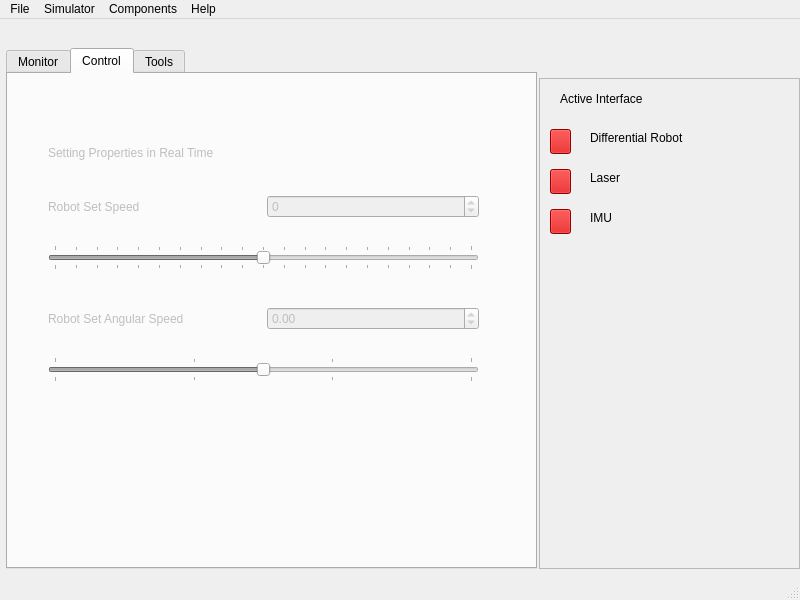
<?xml version="1.0" encoding="UTF-8"?>
<ui version="4.0">
 <class>MainWindow</class>
 <widget class="QMainWindow" name="MainWindow">
  <property name="geometry">
   <rect>
    <x>0</x>
    <y>0</y>
    <width>800</width>
    <height>600</height>
   </rect>
  </property>
  <property name="windowTitle">
   <string>MainWindow</string>
  </property>
  <widget class="QWidget" name="centralwidget">
   <widget class="QScrollArea" name="ActiveInterfaces">
    <property name="geometry">
     <rect>
      <x>539</x>
      <y>59</y>
      <width>261</width>
      <height>491</height>
     </rect>
    </property>
    <property name="widgetResizable">
     <bool>true</bool>
    </property>
    <widget class="QWidget" name="scrollAreaWidgetContents">
     <property name="geometry">
      <rect>
       <x>0</x>
       <y>0</y>
       <width>259</width>
       <height>489</height>
      </rect>
     </property>
     <widget class="QLabel" name="label_7">
      <property name="geometry">
       <rect>
        <x>20</x>
        <y>10</y>
        <width>231</width>
        <height>20</height>
       </rect>
      </property>
      <property name="text">
       <string>Active Interface</string>
      </property>
     </widget>
     <widget class="QPushButton" name="pushButton">
      <property name="geometry">
       <rect>
        <x>10</x>
        <y>50</y>
        <width>21</width>
        <height>25</height>
       </rect>
      </property>
      <property name="styleSheet">
       <string notr="true">background-color: rgb(204, 0, 0);</string>
      </property>
      <property name="text">
       <string/>
      </property>
     </widget>
     <widget class="QLabel" name="label_2">
      <property name="geometry">
       <rect>
        <x>50</x>
        <y>50</y>
        <width>191</width>
        <height>17</height>
       </rect>
      </property>
      <property name="text">
       <string>Differential Robot</string>
      </property>
     </widget>
     <widget class="QLabel" name="label_3">
      <property name="geometry">
       <rect>
        <x>50</x>
        <y>90</y>
        <width>191</width>
        <height>17</height>
       </rect>
      </property>
      <property name="text">
       <string>Laser</string>
      </property>
     </widget>
     <widget class="QPushButton" name="pushButton_2">
      <property name="geometry">
       <rect>
        <x>10</x>
        <y>90</y>
        <width>21</width>
        <height>25</height>
       </rect>
      </property>
      <property name="styleSheet">
       <string notr="true">background-color: rgb(204, 0, 0);</string>
      </property>
      <property name="text">
       <string/>
      </property>
     </widget>
     <widget class="QLabel" name="label_4">
      <property name="geometry">
       <rect>
        <x>50</x>
        <y>130</y>
        <width>191</width>
        <height>17</height>
       </rect>
      </property>
      <property name="text">
       <string>IMU</string>
      </property>
     </widget>
     <widget class="QPushButton" name="pushButton_3">
      <property name="geometry">
       <rect>
        <x>10</x>
        <y>130</y>
        <width>21</width>
        <height>25</height>
       </rect>
      </property>
      <property name="styleSheet">
       <string notr="true">background-color: rgb(204, 0, 0);</string>
      </property>
      <property name="text">
       <string/>
      </property>
     </widget>
    </widget>
   </widget>
   <widget class="QTabWidget" name="tabWidget">
    <property name="geometry">
     <rect>
      <x>6</x>
      <y>29</y>
      <width>531</width>
      <height>521</height>
     </rect>
    </property>
    <property name="currentIndex">
     <number>1</number>
    </property>
    <widget class="QWidget" name="MonitoringTab">
     <attribute name="title">
      <string>Monitor</string>
     </attribute>
    </widget>
    <widget class="QWidget" name="ControllingTab">
     <property name="enabled">
      <bool>false</bool>
     </property>
     <attribute name="title">
      <string>Control</string>
     </attribute>
     <widget class="QWidget" name="verticalLayoutWidget">
      <property name="geometry">
       <rect>
        <x>40</x>
        <y>100</y>
        <width>431</width>
        <height>231</height>
       </rect>
      </property>
      <layout class="QVBoxLayout" name="verticalLayout">
       <item>
        <layout class="QHBoxLayout" name="horizontalLayout">
         <item>
          <widget class="QLabel" name="label">
           <property name="text">
            <string>Robot Set Speed</string>
           </property>
          </widget>
         </item>
         <item>
          <widget class="QSpinBox" name="setSpeed">
           <property name="minimum">
            <number>-250</number>
           </property>
           <property name="maximum">
            <number>250</number>
           </property>
          </widget>
         </item>
        </layout>
       </item>
       <item>
        <widget class="QSlider" name="speedSlider">
         <property name="minimum">
          <number>-250</number>
         </property>
         <property name="maximum">
          <number>250</number>
         </property>
         <property name="value">
          <number>0</number>
         </property>
         <property name="orientation">
          <enum>Qt::Horizontal</enum>
         </property>
         <property name="tickPosition">
          <enum>QSlider::TicksBothSides</enum>
         </property>
         <property name="tickInterval">
          <number>25</number>
         </property>
        </widget>
       </item>
       <item>
        <spacer name="horizontalSpacer">
         <property name="orientation">
          <enum>Qt::Horizontal</enum>
         </property>
         <property name="sizeHint" stdset="0">
          <size>
           <width>40</width>
           <height>10</height>
          </size>
         </property>
        </spacer>
       </item>
       <item>
        <layout class="QHBoxLayout" name="horizontalLayout_6">
         <item>
          <widget class="QLabel" name="label_6">
           <property name="text">
            <string>Robot Set Angular Speed</string>
           </property>
          </widget>
         </item>
         <item>
          <widget class="QDoubleSpinBox" name="setAngularSpeed">
           <property name="minimum">
            <double>-1.500000000000000</double>
           </property>
           <property name="maximum">
            <double>1.500000000000000</double>
           </property>
           <property name="singleStep">
            <double>0.100000000000000</double>
           </property>
          </widget>
         </item>
        </layout>
       </item>
       <item>
        <widget class="QSlider" name="AngularSlider">
         <property name="minimum">
          <number>-15</number>
         </property>
         <property name="maximum">
          <number>15</number>
         </property>
         <property name="singleStep">
          <number>1</number>
         </property>
         <property name="pageStep">
          <number>5</number>
         </property>
         <property name="value">
          <number>0</number>
         </property>
         <property name="sliderPosition">
          <number>0</number>
         </property>
         <property name="orientation">
          <enum>Qt::Horizontal</enum>
         </property>
         <property name="tickPosition">
          <enum>QSlider::TicksBothSides</enum>
         </property>
         <property name="tickInterval">
          <number>10</number>
         </property>
        </widget>
       </item>
      </layout>
     </widget>
     <widget class="QLabel" name="label_8">
      <property name="geometry">
       <rect>
        <x>40</x>
        <y>70</y>
        <width>231</width>
        <height>17</height>
       </rect>
      </property>
      <property name="text">
       <string>Setting Properties in Real Time</string>
      </property>
     </widget>
    </widget>
    <widget class="QWidget" name="ToolsTab">
     <attribute name="title">
      <string>Tools</string>
     </attribute>
     <widget class="QStackedWidget" name="stackedWidget">
      <property name="geometry">
       <rect>
        <x>160</x>
        <y>90</y>
        <width>331</width>
        <height>141</height>
       </rect>
      </property>
      <property name="currentIndex">
       <number>0</number>
      </property>
      <widget class="QWidget" name="page"/>
      <widget class="QWidget" name="page_2"/>
     </widget>
    </widget>
   </widget>
  </widget>
  <widget class="QMenuBar" name="menubar">
   <property name="geometry">
    <rect>
     <x>0</x>
     <y>0</y>
     <width>800</width>
     <height>22</height>
    </rect>
   </property>
   <widget class="QMenu" name="menuFile">
    <property name="title">
     <string>File</string>
    </property>
    <addaction name="actionExit"/>
   </widget>
   <widget class="QMenu" name="menuSimulator">
    <property name="title">
     <string>Simulator</string>
    </property>
    <addaction name="actionStart_RCIS"/>
   </widget>
   <widget class="QMenu" name="menuComponents">
    <property name="title">
     <string>Components</string>
    </property>
   </widget>
   <widget class="QMenu" name="menuHelp">
    <property name="title">
     <string>Help</string>
    </property>
    <addaction name="actionAbout"/>
    <addaction name="actionTutorial"/>
   </widget>
   <addaction name="menuFile"/>
   <addaction name="menuSimulator"/>
   <addaction name="menuComponents"/>
   <addaction name="menuHelp"/>
  </widget>
  <widget class="QStatusBar" name="statusbar"/>
  <action name="actionExit">
   <property name="text">
    <string>Exit</string>
   </property>
  </action>
  <action name="actionAbout">
   <property name="text">
    <string>About</string>
   </property>
  </action>
  <action name="actionTutorial">
   <property name="text">
    <string>Tutorial</string>
   </property>
  </action>
  <action name="actionStart_RCIS">
   <property name="text">
    <string>Start RCIS</string>
   </property>
  </action>
 </widget>
 <resources/>
 <connections>
  <connection>
   <sender>speedSlider</sender>
   <signal>valueChanged(int)</signal>
   <receiver>setSpeed</receiver>
   <slot>setValue(int)</slot>
   <hints>
    <hint type="sourcelabel">
     <x>263</x>
     <y>251</y>
    </hint>
    <hint type="destinationlabel">
     <x>371</x>
     <y>206</y>
    </hint>
   </hints>
  </connection>
  <connection>
   <sender>setSpeed</sender>
   <signal>valueChanged(int)</signal>
   <receiver>speedSlider</receiver>
   <slot>setValue(int)</slot>
   <hints>
    <hint type="sourcelabel">
     <x>371</x>
     <y>206</y>
    </hint>
    <hint type="destinationlabel">
     <x>263</x>
     <y>251</y>
    </hint>
   </hints>
  </connection>
  <connection>
   <sender>actionExit</sender>
   <signal>triggered()</signal>
   <receiver>MainWindow</receiver>
   <slot>close()</slot>
   <hints>
    <hint type="sourcelabel">
     <x>-1</x>
     <y>-1</y>
    </hint>
    <hint type="destinationlabel">
     <x>399</x>
     <y>299</y>
    </hint>
   </hints>
  </connection>
 </connections>
</ui>
